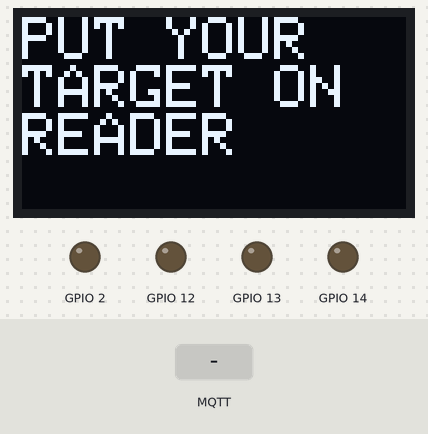
Bench run of a program on a simulated ESP32. Shown: 128×64 one-colour display, output pins drawn as LEDs (lit = HIGH). Inputs (shaded band) come from the test bench. WiFi joins after 1.5 s; servers stay silent unless stated; random numbers use the default seed unless the program sets one; no MQTT or app messages arrive unless stated; what the program prints to the serial monitor is not drawn.

Above: at 2.7 s.
2.8 s: MQTT message "open" arrives on the first subscribed topic
At 3.7 s:
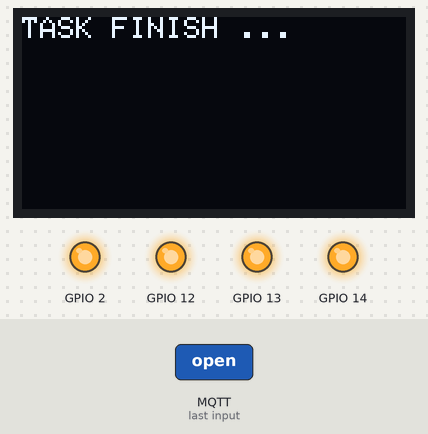
5.8 s: MQTT message "close" arrives on the first subscribed topic
At 7.2 s:
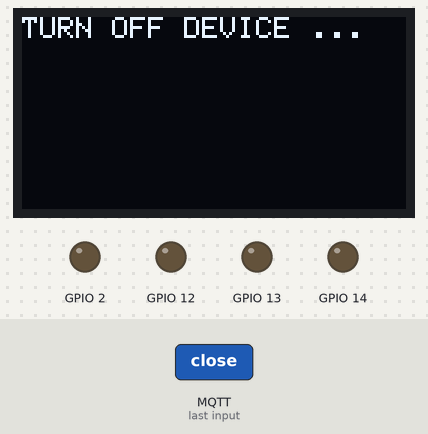
8.8 s: MQTT message "granted1" arrives on the first subscribed topic
At 9.5 s:
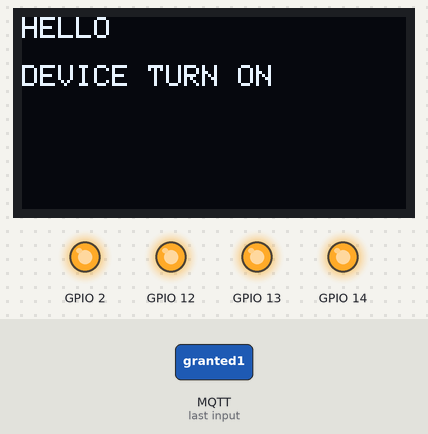
Timing chart, 0 to 11.8 s (numbered marks = the images above; inputs shaded):
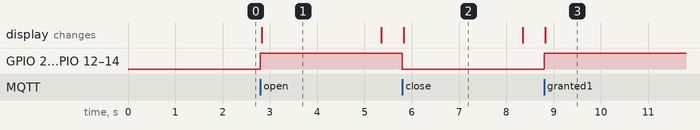

Measured:
- after the input at 2.8 s, GPIO 2, GPIO 12–14: LOW → HIGH at once; the display: changes at once (image 1)
- after the input at 5.8 s, GPIO 2, GPIO 12–14: HIGH → LOW at once; the display: changes at once (image 2)
- after the input at 8.8 s, GPIO 2, GPIO 12–14: LOW → HIGH at once; the display: changes at once (image 3)
- what the display in image 1 shows lasts 2.6 s, from 2.8 s to 5.4 s

The program:

main.cpp
```cpp
#include <Arduino.h>
#include <WiFi.h>
#include <PubSubClient.h>
#include <SPI.h>
#include <Wire.h>
#include <Adafruit_GFX.h>
#include <Adafruit_SH110X.h>

const String serial_number = "SMART00009";

#define RXD2 16
#define TXD2 17

TaskHandle_t Task1;

const char* ssid     = "dlink";
const char* password = "angelsnek2510";

bool state_device = false;


//para evitar que el dhcp nos asigne ip, o si el ruter no cuenta con dhcp
//podemos seleccionar una ip fija si no lo usas comentar las 5 líneas
IPAddress local_IP(192, 168, 0, 183);
IPAddress gateway(192, 168, 0, 1);
IPAddress subnet(255, 255, 255, 0);
IPAddress primaryDNS(8, 8, 8, 8);
IPAddress secondaryDNS(8, 8, 4, 4);


//*****************************
//***   CONFIGURACION MQTT  ***
//*****************************
const char *mqtt_server = "192.168.0.100";
const int mqtt_port = 1883;
const char *mqtt_user = "jose";
const char *mqtt_pass = "public";

WiFiClient espClient;
PubSubClient client(espClient);

long lastMsg = 0;
char msg[25];
bool send_access_query = false;

//********************************
//***   CONFIGURACION OLED     ***
//********************************

/* Uncomment the initialize the I2C address , uncomment only one, If you get a totally blank screen try the other*/
#define i2c_Address 0x3c //initialize with the I2C addr 0x3C Typically eBay OLED's
//#define i2c_Address 0x3d //initialize with the I2C addr 0x3D Typically Adafruit OLED's

#define SCREEN_WIDTH 128 // OLED display width, in pixels
#define SCREEN_HEIGHT 64 // OLED display height, in pixels
#define OLED_RESET -1   //   QT-PY / XIAO
Adafruit_SH1106G display = Adafruit_SH1106G(SCREEN_WIDTH, SCREEN_HEIGHT, &Wire, OLED_RESET);

String rfid = "";
String user_name = "";

//*****************************
//*** DECLARACION FUNCIONES ***
//*****************************
void setup_wifi();
void callback(char* topic, byte* payload, unsigned int length);
void reconnect();
void access_screen(bool access);
void closing();
void opening();
void iddle();
void sending();


//*****************************
//***   SENSOR INT TEMP     ***
//*****************************

#ifdef __cplusplus
extern "C" {
	#endif

	uint8_t temprature_sens_read();

	#ifdef __cplusplus
}
#endif

uint8_t temprature_sens_read();

//*****************************
//***   TAREA OTRO NUCLEO   ***
//*****************************

void codeForTask1(void *parameter)
{

	for (;;)
	{
		bool find_stop = true;
		char char_now;
		while (Serial2.available() && find_stop) {

			char_now = char(Serial2.read());
			if (char_now  == '\t') {
				find_stop = false;
				continue;
			}
			rfid += char_now;
		}

		if(rfid!="" && rfid.length() > 9){
			Serial.println("Se solicita acceso para tarjeta -> " + rfid );
			send_access_query = true;
			delay(1000);
		}
		vTaskDelay(10);
	}
}


void setup() {

	pinMode(BUILTIN_LED, OUTPUT);
	pinMode(13, OUTPUT);
	pinMode(12, OUTPUT);
	pinMode(14, OUTPUT);

	Serial.begin(115200);
	Serial2.begin(9600, SERIAL_8N1, RXD2, TXD2);
	digitalWrite(12, 0);
	digitalWrite(13, 0);
	digitalWrite(14, 0);
	randomSeed(micros());

	xTaskCreatePinnedToCore(
		codeForTask1, /* Task function. */
		"Task_1",	 /* name of task. */
		1000,		  /* Stack size of task */
		NULL,		  /* parameter of the task */
		1,			  /* priority of the task */
		&Task1,		  /* Task handle to keep track of created task */
		0);			  /* Core */

		//Iniciamos display LCD
		display.begin();
        // Limpia la pantalla
        display.clearDisplay();
		iddle();

		setup_wifi();
		client.setServer(mqtt_server, mqtt_port);
		client.setCallback(callback);
	}

	void loop() {
		if (!client.connected()) {
			reconnect();
		}

		client.loop();

		long now = millis();

		if (now - lastMsg > 2000){
			lastMsg = now;
			String to_send = String((temprature_sens_read() - 32) / 1.8);
			to_send.toCharArray(msg, 25);

			char topic[25];
			String topic_aux = serial_number + "/temp";
			topic_aux.toCharArray(topic,25);

			client.publish(topic, msg);
		}

		if (send_access_query == true){

			String to_send = rfid;
			rfid = "";

			sending();
			to_send.toCharArray(msg, 25);

			char topic[25];
			String topic_aux = serial_number + "/access_query";
			topic_aux.toCharArray(topic,25);

			client.publish(topic, msg);

			send_access_query = false;

			rfid = "";
		}

	}


	//*****************************
	//*** PANTALLAS ACCESO      ***
	//*****************************

	void access_screen(bool access) {

		if (access) {
            display.clearDisplay();
            display.setTextSize(1);
            display.setTextColor(SH110X_WHITE);
            display.setCursor(0, 0);
            display.println("HELLO " + user_name);
            display.println("");
			display.println("DEVICE TURN ON ");
            display.display();
			delay(5000);
			opening();
		}else{
            display.clearDisplay();
            display.setTextSize(1);
            display.setTextColor(SH110X_WHITE);
            display.setCursor(0, 0);
            display.println("USER NOT FOUND, TRY AGAIN");
            display.display();
			delay(2500);
			iddle();
		}
	}

	void opening() {
        display.clearDisplay();
        display.setTextSize(1);
        display.setTextColor(SH110X_WHITE);
        display.setCursor(0, 0);
        display.setTextSize(1);
        display.println("TASK FINISH ... ");
        display.display();
		delay(2500);
		iddle();

	}

	void closing() {
        display.clearDisplay();
        display.setTextSize(1);
        display.setTextColor(SH110X_WHITE);
        display.setCursor(0, 0);
        display.setTextSize(1);
        display.println("TURN OFF DEVICE ... ");
        display.display();
		delay(2500);
		iddle();

	}

	void sending() {
        display.clearDisplay();
        display.setTextSize(1);
        display.setTextColor(SH110X_WHITE);
        display.setCursor(0, 0);
        display.setTextSize(1);
        display.println("WAIT SENDING TO THE  SERVER");
        display.display();
		delay(300);
		display.print(".");
        display.display();
		delay(300);
		display.print(".");
        display.display();
		delay(300);
		display.print(".");
        display.display();
		delay(300);

	}

	void iddle(){
        // Limpia la pantalla
        display.clearDisplay();
        // Establece el tamaño del texto
        display.setTextSize(2);
        // Establece el color del texto a blanco
        display.setTextColor(SH110X_WHITE);
        // Establece la posición de inicio del texto
        display.setCursor(0, 0);
        display.println("PUT YOUR  TARGET ON READER");
        display.display();
	}

	//*****************************
	//***    CONEXION WIFI      ***
	//*****************************
	void setup_wifi(){
		delay(10);
		// este if intentará implementar las ip que seleccionamos si no se usa comentar el if completo
		if (!WiFi.config(local_IP, gateway, subnet, primaryDNS, secondaryDNS)) {
			Serial.println("STA Failed to configure");
		}

		// Nos conectamos a nuestra red Wifi
		Serial.println();
		Serial.print("Conectando a ");
		Serial.println(ssid);

		WiFi.begin(ssid, password);

		while (WiFi.status() != WL_CONNECTED) {
			delay(500);
			Serial.print(".");
		}

		Serial.println("");
		Serial.println("Conectado a red WiFi!");
		Serial.println("Dirección IP: ");
		Serial.println(WiFi.localIP());

	}


	void callback(char* topic, byte* payload, unsigned int length){
		String incoming = "";
		Serial.print("Mensaje recibido desde -> ");
		Serial.print(topic);
		Serial.println("");
		for (int i = 0; i < length; i++) {
			incoming += (char)payload[i];
		}
		incoming.trim();
		Serial.println("Mensaje -> " + incoming);

		String str_topic(topic);

		if (str_topic == serial_number + "/command"){

			if ( incoming == "open") {
				state_device = true;
				digitalWrite(BUILTIN_LED, state_device);
				digitalWrite(12, state_device);
				digitalWrite(13, state_device);
				digitalWrite(14, state_device);
				opening();
			}

			if ( incoming == "close") {
				state_device = false;
				digitalWrite(BUILTIN_LED, state_device);
				digitalWrite(12, state_device);
				digitalWrite(13, state_device);
				digitalWrite(14, state_device);
				closing();
			}

			if ( incoming == "granted1") {
				state_device = true;
				digitalWrite(BUILTIN_LED, state_device);
				digitalWrite(12, state_device);
				digitalWrite(13, state_device);
				digitalWrite(14, state_device);
				access_screen(state_device);
			}
			if ( incoming == "granted0") {
				state_device = false;
				digitalWrite(12, state_device);
				digitalWrite(13, state_device);
				digitalWrite(14, state_device);
				digitalWrite(BUILTIN_LED, state_device);
				closing();
			}

			if ( incoming == "refused") {
				//state_device = false;
				//digitalWrite(BUILTIN_LED, state_device);
				//digitalWrite(12, state_device);
				//digitalWrite(13, state_device);
				//digitalWrite(14, state_device);
				access_screen(false);
			}
		}

		if (str_topic == serial_number + "/user_name"){
			user_name = incoming;
		}
	}

	void reconnect() {

		while (!client.connected()) {
			Serial.print("Intentando conexión Mqtt...");
			// Creamos un cliente ID
			String clientId = "esp32_";
			clientId += String(random(0xffff), HEX);
			// Intentamos conectar
			if (client.connect(clientId.c_str(),mqtt_user,mqtt_pass)) {
				Serial.println("Conectado!");

				// Nos suscribimos a comandos
				char topic[25];
				String topic_aux = serial_number + "/command";
				topic_aux.toCharArray(topic,25);
				client.subscribe(topic);

				// Nos suscribimos a username
				char topic2[25];
				String topic_aux2 = serial_number + "/user_name";
				topic_aux2.toCharArray(topic2,25);
				client.subscribe(topic2);

			} else {
				Serial.print("falló :( con error -> ");
				Serial.print(client.state());
				Serial.println(" Intentamos de nuevo en 5 segundos");
				delay(2000);
			}
		}
	}
```
